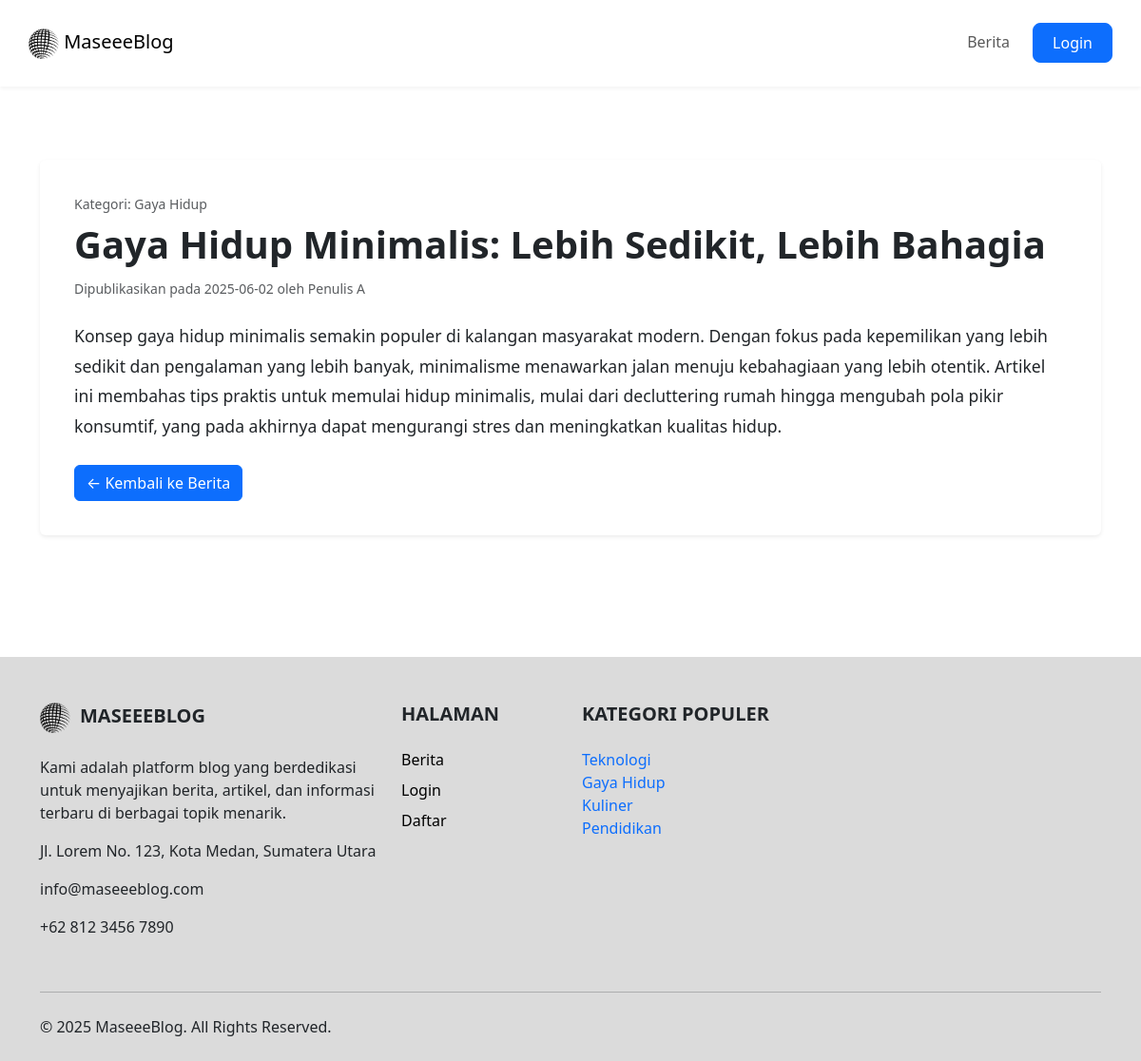
The app's page /index.php?page=isiblog&id=2 with its own data.
### tables this page shows
CREATE TABLE `blog` (
  `idblog` int(11) NOT NULL,
  `penulis` varchar(100) NOT NULL,
  `tanggalbuat` date NOT NULL,
  `judul` varchar(255) NOT NULL,
  `isi` mediumtext NOT NULL,
  `idkategori` int(11) NOT NULL
);

CREATE TABLE `kategori` (
  `idkategori` int(11) NOT NULL,
  `namakategori` varchar(255) NOT NULL
);

### file/isiblog.php (the view, shortened to what this page needs)
<?php
global $conn;
$idblog = isset($_GET['id']) ? (int) $_GET['id'] : 0;
if ($idblog > 0) {
    $sql_detail_blog = "SELECT
    blog.idblog,
    blog.penulis,
    blog.tanggalbuat,
    blog.judul,
    blog.isi,
    kategori.namakategori
FROM
    blog
JOIN
    kategori ON blog.idkategori = kategori.idkategori WHERE idblog = ?;";
    $stmt_detail = mysqli_prepare($conn, $sql_detail_blog);
    if ($stmt_detail) {
        mysqli_stmt_bind_param($stmt_detail, "i", $idblog);
        mysqli_stmt_execute($stmt_detail);
        $result_detail = mysqli_stmt_get_result($stmt_detail);
        $blog_data = mysqli_fetch_assoc($result_detail);
    } else {
        $blog_data = null;
        error_log("Error preparing detail blog query: " . mysqli_error($conn));
    }
} else {
    $blog_data = null;
}
?>
<div class="container main-content mt-5 mb-5" style="padding-top: 120px;padding-bottom: 80px;">
    <?php if ($blog_data): ?>
        <article class="card shadow-sm border-0 blog-detail-card">
            <div class="card-body">
                <p class="text-muted mb-2"><small>Kategori: <span
                            class="fw-medium"><?php echo ($blog_data['namakategori']); ?></span></small></p>
                <h1 class="card-title fw-bold mb-3"><?php echo ($blog_data['judul']); ?></h1>
                <p class="card-subtitle text-muted mb-4"><small>Dipublikasikan pada
                        <?php echo ($blog_data['tanggalbuat']); ?> oleh <span
                            class="fw-medium"><?php echo ($blog_data['penulis']); ?></span></small>
                </p>
                <div class="blog-content mb-4">
                    <?php echo nl2br(($blog_data['isi'])); ?>
                </div>
                <a href="index.php?page=blog" class="btn btn-primary">&larr; Kembali ke Berita</a>
            </div>
        </article>
    <?php endif; ?>
</div>

### include/template/footer.php (shortened to what this page needs)
<?php
global $query_kategori;
global $cari;
mysqli_data_seek($query_kategori, 0);
$query_footer = $query_kategori;
?>
<footer class="pt-5 pb-4" style="background-color:#dbdbdb">
    <div class="container">
        <div class="row">
            <div class="col-lg-4 col-md-6 mb-4">
                <h5 class="text-uppercase fw-bold mb-4"><img src="./include/img/logo.png" alt=""
                        style="width:32px;height:32px;margin-right:10px">MaseeeBlog</h5>
                <p>
                    Kami adalah platform blog yang berdedikasi untuk menyajikan berita, artikel, dan informasi
                    terbaru di berbagai topik menarik.
                </p>
                <p>Jl. Lorem No. 123, Kota Medan, Sumatera Utara</p>
                <p>info@maseeeblog.com</p>
                <p>+62 812 3456 7890</p>
            </div>
            <div class="col-lg-2 col-md-6 mb-4">
                <h5 class="text-uppercase fw-bold mb-4">Halaman</h5>
                <ul class="list-unstyled">
                    <li><a href="index.php?page=blog" class="text-black text-decoration-none mb-2 d-block">Berita</a>
                    </li>
                    <?php if (isset($_SESSION['username'])): ?>
                        <li><a href="index.php?page=admin" class="text-black text-decoration-none mb-2 d-block">Admin
                                Page</a></li>
                    <?php else: ?>
                        <li><a href="index.php?page=login" class="text-black text-decoration-none mb-2 d-block">Login</a>
                        </li>
                        <li><a href="index.php?page=register"
                                class="text-black text-decoration-none mb-2 d-block">Daftar</a></li>
                    <?php endif; ?>
                </ul>
            </div>
            <div class="col-lg-3 col-md-6 mb-4">
                <h5 class="text-uppercase fw-bold mb-4">Kategori Populer</h5>
                <ul class="list-unstyled">
                        <?php
                        if ($query_footer instanceof mysqli_result && mysqli_num_rows($query_footer) > 0) {
                            while (
                                $rowkategori = mysqli_fetch_assoc($query_footer)
                            ) {
                                ?>
                                <li class="list-group-item"><a href="?page=blog&kategori=<?php echo htmlspecialchars($rowkategori['idkategori']);
                                if (!empty($cari)) {
                                    echo '&cari=' . urlencode(htmlspecialchars($cari));
                                }
                                ?>"
                                        class="text-decoration-none text-gray-700 d-block"><?php echo htmlspecialchars($rowkategori['namakategori']) ?></a>
                                </li>
                            <?php }
                        } else {
                            echo '<li class="list-group-item text-muted">Tidak ada kategori.</li>';
                        } ?>
                </ul>
            </div>
        </div>
        <hr class="mb-4">
        <div class="row align-items-center">
            <div class="col-md-7 col-lg-8 text-center text-md-start">
                <p class="mb-0">&copy; 2025 MaseeeBlog. All Rights Reserved.</p>
            </div>
        </div>
    </div>
</footer>

### file/isiblog.php (style rules this page uses)
.blog-detail-card { padding: 20px; }
.blog-content { line-height: 1.8; font-size: 1.1rem; }

### records on screen
blog: idkategori.namakategori "Gaya Hidup", judul "Gaya Hidup Minimalis: Lebih Sedikit, Lebih Bahagia", tanggalbuat "2025-06-02", penulis "Penulis A", isi "Konsep gaya hidup minimalis semakin populer di kalangan masyarakat modern. Dengan fokus pada kepemilikan yang lebih sedikit dan pengalaman yang lebih banyak, minimalisme menawarkan jalan menuju kebahagiaan yang lebih otentik. Artikel ini membahas tips praktis untuk memulai hidup minimalis, mulai dari decluttering rumah hingga mengubah pola pikir konsumtif, yang pada akhirnya dapat mengurangi stres dan meningkatkan kualitas hidup."
kategori: namakategori "Teknologi"
kategori: namakategori "Gaya Hidup"
kategori: namakategori "Kuliner"
kategori: namakategori "Pendidikan"
